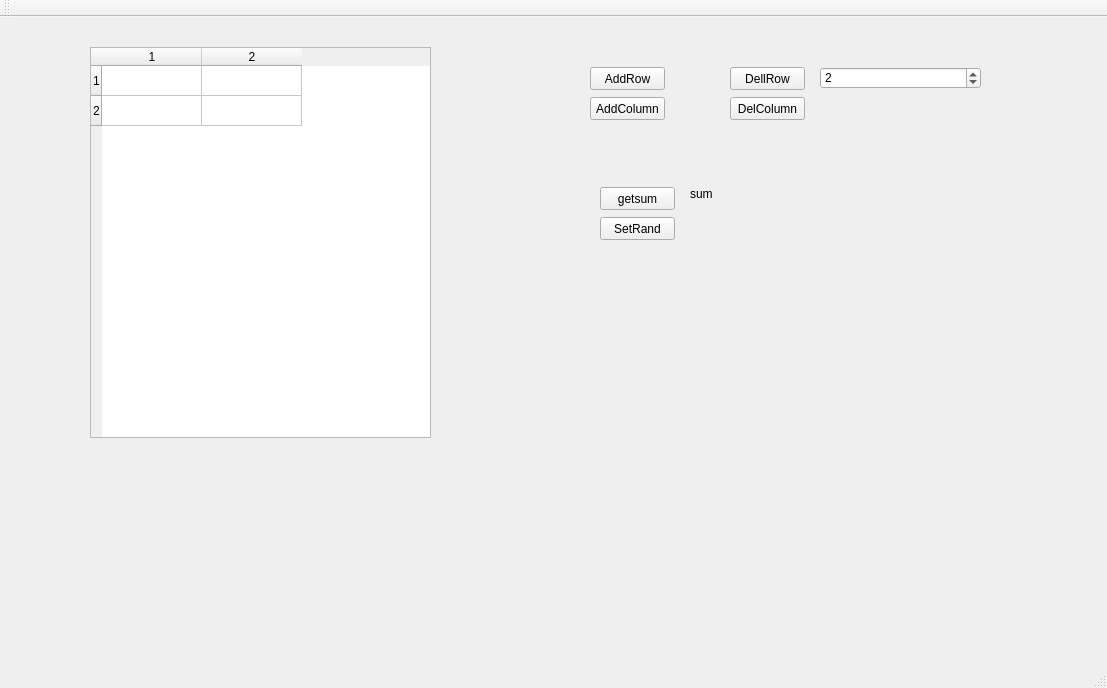
<?xml version="1.0" encoding="UTF-8"?>
<ui version="4.0">
 <class>MainWindow</class>
 <widget class="QMainWindow" name="MainWindow">
  <property name="geometry">
   <rect>
    <x>0</x>
    <y>0</y>
    <width>1107</width>
    <height>688</height>
   </rect>
  </property>
  <property name="windowTitle">
   <string>MainWindow</string>
  </property>
  <widget class="QWidget" name="centralWidget">
   <widget class="QTableWidget" name="tableWidget">
    <property name="geometry">
     <rect>
      <x>90</x>
      <y>30</y>
      <width>341</width>
      <height>391</height>
     </rect>
    </property>
    <property name="rowCount">
     <number>2</number>
    </property>
    <property name="columnCount">
     <number>2</number>
    </property>
    <row/>
    <row/>
    <column/>
    <column/>
   </widget>
   <widget class="QPushButton" name="pushButton">
    <property name="geometry">
     <rect>
      <x>590</x>
      <y>50</y>
      <width>75</width>
      <height>23</height>
     </rect>
    </property>
    <property name="text">
     <string>AddRow</string>
    </property>
   </widget>
   <widget class="QPushButton" name="pushButton_DellRow">
    <property name="geometry">
     <rect>
      <x>730</x>
      <y>50</y>
      <width>75</width>
      <height>23</height>
     </rect>
    </property>
    <property name="text">
     <string>DellRow</string>
    </property>
   </widget>
   <widget class="QPushButton" name="pushButton_AddColumn">
    <property name="geometry">
     <rect>
      <x>590</x>
      <y>80</y>
      <width>75</width>
      <height>23</height>
     </rect>
    </property>
    <property name="text">
     <string>AddColumn</string>
    </property>
   </widget>
   <widget class="QPushButton" name="pushButton_DelColumn">
    <property name="geometry">
     <rect>
      <x>730</x>
      <y>80</y>
      <width>75</width>
      <height>23</height>
     </rect>
    </property>
    <property name="text">
     <string>DelColumn</string>
    </property>
   </widget>
   <widget class="QSpinBox" name="spinBoxRow">
    <property name="geometry">
     <rect>
      <x>820</x>
      <y>50</y>
      <width>161</width>
      <height>22</height>
     </rect>
    </property>
    <property name="value">
     <number>2</number>
    </property>
   </widget>
   <widget class="QPushButton" name="pushButton_GetSum">
    <property name="geometry">
     <rect>
      <x>600</x>
      <y>170</y>
      <width>75</width>
      <height>23</height>
     </rect>
    </property>
    <property name="text">
     <string>getsum</string>
    </property>
   </widget>
   <widget class="QLabel" name="labelSum">
    <property name="geometry">
     <rect>
      <x>690</x>
      <y>170</y>
      <width>47</width>
      <height>13</height>
     </rect>
    </property>
    <property name="text">
     <string>sum</string>
    </property>
   </widget>
   <widget class="QPushButton" name="pushButtonSetRand">
    <property name="geometry">
     <rect>
      <x>600</x>
      <y>200</y>
      <width>75</width>
      <height>23</height>
     </rect>
    </property>
    <property name="text">
     <string>SetRand</string>
    </property>
   </widget>
  </widget>
  <widget class="QMenuBar" name="menuBar">
   <property name="geometry">
    <rect>
     <x>0</x>
     <y>0</y>
     <width>1107</width>
     <height>21</height>
    </rect>
   </property>
  </widget>
  <widget class="QToolBar" name="mainToolBar">
   <attribute name="toolBarArea">
    <enum>TopToolBarArea</enum>
   </attribute>
   <attribute name="toolBarBreak">
    <bool>false</bool>
   </attribute>
  </widget>
  <widget class="QStatusBar" name="statusBar"/>
 </widget>
 <layoutdefault spacing="6" margin="11"/>
 <resources/>
 <connections/>
</ui>
